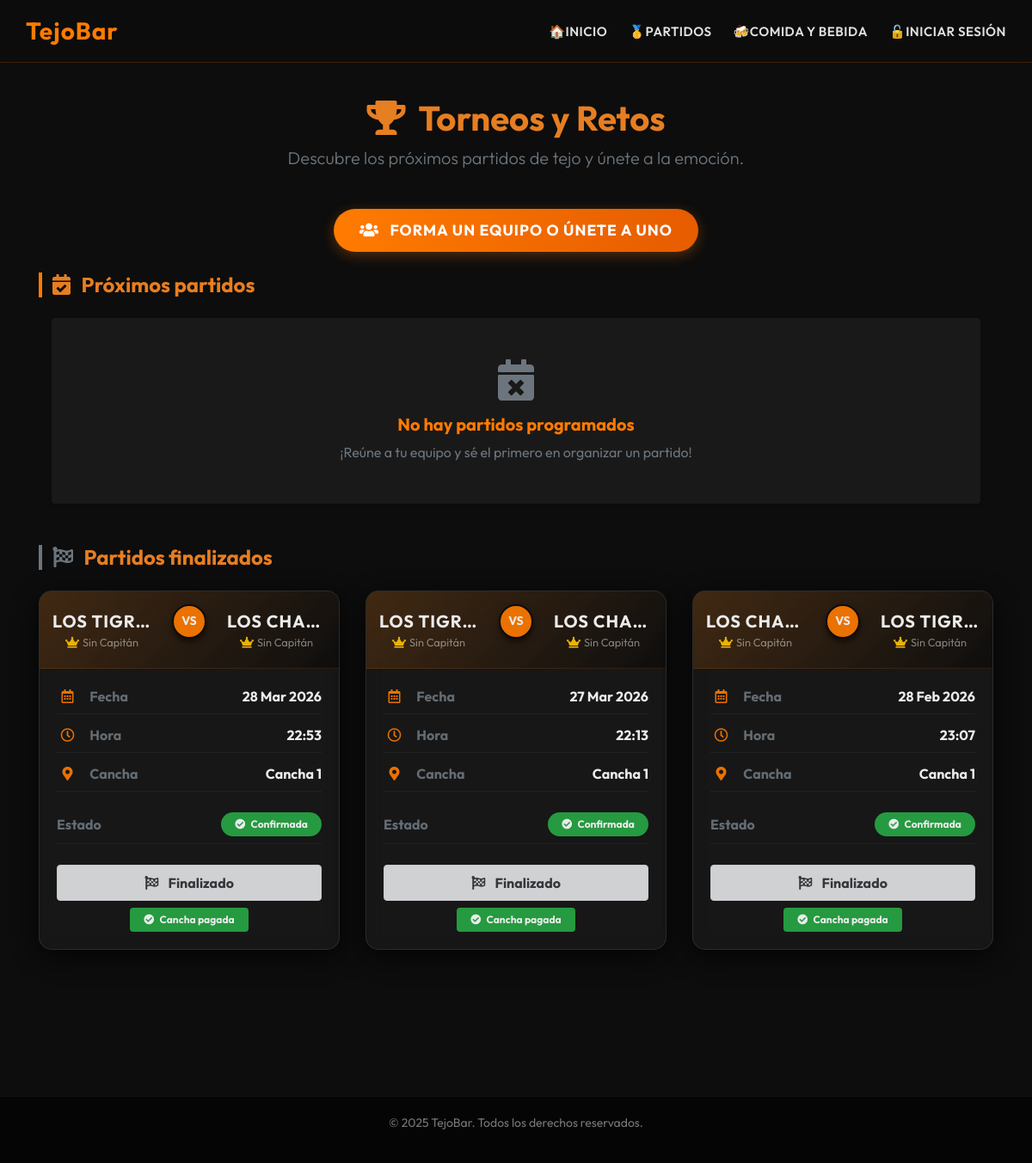
The app's page /partidos/ with its own data.
### tejobar_app/models.py (models this page shows, shortened)
class Partido(models.Model):
    ESTADO_PENDIENTE = "Pendiente"
    ESTADO_CONFIRMADA = "Confirmada"
    ESTADO_CANCELADA = "Cancelada"
    ESTADO_CHOICES = [
        (ESTADO_PENDIENTE, "Pendiente"),
        (ESTADO_CONFIRMADA, "Confirmada"),
        (ESTADO_CANCELADA, "Cancelada"),
    ]
    fecha = models.DateField()
    hora = models.CharField(max_length=20)
    equipo1 = models.ForeignKey(
        Equipo,
        on_delete=models.CASCADE,
        related_name="partidos_como_equipo1",
        null=True,  # Allow null temporarily for existing rows
    )
    equipo2 = models.ForeignKey(
        Equipo,
        on_delete=models.CASCADE,
        related_name="partidos_como_equipo2",
        null=True,
    )
    cancha = models.ForeignKey(Cancha, on_delete=models.CASCADE, related_name="partidos")
    estado = models.CharField(
        max_length=20, choices=ESTADO_CHOICES, default=ESTADO_PENDIENTE
    )
    hora_reserva_fin = models.CharField(max_length=20, blank=True, null=True) # User-input reservation end time
    hora_inicio = models.DateTimeField(blank=True, null=True)
    hora_fin = models.DateTimeField(blank=True, null=True)
    pago_cancha = models.BooleanField(default=False)
    @property
    def esta_finalizado(self) -> bool:
        return self.hora_fin is not None
    @property
    def clave_orden_fecha_hora(self) -> tuple:
        return (self.fecha, (self.hora or "00:00").strip().zfill(5)[:5])
    @classmethod
    def ordenar_por_fecha_hora(cls, partidos, descendente: bool = False):
        return sorted(partidos, key=lambda p: p.clave_orden_fecha_hora, reverse=descendente)

class Equipo(models.Model):
    nombre_equipo = models.CharField(max_length=100, unique=True)
    @property
    def capitan_nombre(self) -> str:
        cap = self.equipo_jugadores.filter(es_capitan=True).first()
        if cap:
            return cap.get_nombre()
        return "Sin Capitán"

class Cancha(models.Model):
    estado = models.BooleanField(default=True, null=True)
    disponibilidad = models.CharField(
        max_length=50,
        unique=True,
        validators=[
            MinLengthValidator(
                2,
                message="El nombre de la cancha debe tener al menos 2 caracteres.",
            ),
            MaxLengthValidator(
                50,
                message="El nombre de la cancha no puede superar los 50 caracteres.",
            ),
        ],
    )
    precio_por_hora = models.FloatField(default=8000.0)

### tejobar_app/views.py (the view)
# urls.py: path("partidos/", views.partido_list, name="partidos_index"),
def partido_list(request: HttpRequest) -> HttpResponse:
    partidos_proximos, partidos_finalizados = _partidos_publicos_separados()
    mi_equipo_id = None
    if request.user.is_authenticated:
        persona = getattr(request.user, "persona", None)
        if persona:
            mi_equipo_rel = JugadorEquipo.objects.filter(jugador__persona=persona).first()
            mi_equipo_id = mi_equipo_rel.equipo_id if mi_equipo_rel else None
    return render(
        request,
        "partidos/index.html",
        {
            "partidos_proximos": partidos_proximos,
            "partidos_finalizados": partidos_finalizados,
            "mi_equipo_id": mi_equipo_id,
        },
    )

### tejobar_app/views.py (called while the page is built, shortened)
def _partido_es_proximo_o_en_curso(partido: Partido) -> bool:
    if partido.esta_finalizado:
        return False

def _partidos_publicos_separados():
    base = list(
        Partido.objects.select_related("equipo1", "equipo2", "cancha")
        .exclude(estado=Partido.ESTADO_CANCELADA)
    )
    proximos = [p for p in base if _partido_es_proximo_o_en_curso(p)]
    finalizados = [p for p in base if p.esta_finalizado]
    return (
        Partido.ordenar_por_fecha_hora(proximos, descendente=False),
        Partido.ordenar_por_fecha_hora(finalizados, descendente=True),
    )

### templates/partidos/index.html (shortened to what this page needs)
{% extends "layouts/public.html" %}
{% load static %}
{% block content %}
<div class="row mb-4 mt-3">
    <div class="col-12 text-center">
        <h1 class="font-weight-bold" style="color: #e67e22;">
            <i class="fas fa-trophy mr-2"></i> Torneos y Retos
        </h1>
        <p class="text-muted lead mb-4">Descubre los próximos partidos de tejo y únete a la emoción.</p>
        <a href="{% url 'tejobar_app:equipos_index' %}" class="boton" style="font-size: 1.1rem;">
            <i class="fas fa-users mr-2"></i> Forma un Equipo o Únete a uno
        </a>
    </div>
</div>
<section class="mb-5">
    <div class="d-flex align-items-center justify-content-between mb-3 flex-wrap">
        <h2 class="h4 font-weight-bold mb-0 seccion-partidos-titulo">
            <i class="fas fa-calendar-check mr-2"></i> Próximos partidos
        </h2>
    </div>
    {% if partidos_proximos %}
    <div class="row partidos-proximos-scroll mx-0">
        {% for partido in partidos_proximos %}
        <div class="partido-slide mb-4 pr-3">
            {% include "partidos/_tarjeta_partido.html" with partido=partido %}
        </div>
        {% endfor %}
    </div>
    {% else %}
    <div class="col-12 text-center my-4">
        <div class="alert border-0 shadow-sm py-5" style="background: rgba(255,255,255,0.05);" role="alert">
            <i class="fas fa-calendar-times fa-3x text-muted mb-3"></i>
            <h3 class="font-weight-bold h5" style="color:#ff7b00;">No hay partidos programados</h3>
            <p class="text-muted mb-0">¡Reúne a tu equipo y sé el primero en organizar un partido!</p>
        </div>
    </div>
    {% endif %}
</section>
<section class="mb-5">
    <h2 class="h4 font-weight-bold mb-4 seccion-partidos-titulo" style="border-left-color: #6c757d;">
        <i class="fas fa-flag-checkered mr-2 text-secondary"></i> Partidos finalizados
    </h2>
    {% if partidos_finalizados %}
    <div class="row">
        {% for partido in partidos_finalizados %}
        <div class="col-12 col-md-6 col-lg-4 mb-4">
            {% include "partidos/_tarjeta_partido.html" with partido=partido %}
        </div>
        {% endfor %}
    </div>
    {% else %}
    <div class="text-center py-4">
        <p class="text-muted mb-0"><i class="fas fa-info-circle mr-1"></i> Aún no hay partidos finalizados.</p>
    </div>
    {% endif %}
</section>
{% endblock %}

### templates/partidos/_tarjeta_partido.html
<div class="card h-100 match-card {% if partido.esta_finalizado %}match-card--finalizado{% endif %}">
    <div class="match-header">
        <div class="row align-items-center">
            <div class="col-5">
                <div class="team-name text-truncate" title="{{ partido.equipo1.nombre_equipo|default:'Por definir' }}">
                    {{ partido.equipo1.nombre_equipo|default:"--" }}
                </div>
                {% if partido.equipo1 %}
                <div class="small text-white-50 text-truncate"><i class="fas fa-crown text-warning mr-1"></i>{{ partido.equipo1.capitan_nombre }}</div>
                {% endif %}
            </div>
            <div class="col-2 px-0">
                <div class="vs-badge">VS</div>
            </div>
            <div class="col-5">
                <div class="team-name text-truncate" title="{{ partido.equipo2.nombre_equipo|default:'Por definir' }}">
                    {{ partido.equipo2.nombre_equipo|default:"--" }}
                </div>
                {% if partido.equipo2 %}
                <div class="small text-white-50 text-truncate"><i class="fas fa-crown text-warning mr-1"></i>{{ partido.equipo2.capitan_nombre }}</div>
                {% endif %}
            </div>
        </div>
    </div>
    <div class="match-body flex-grow-1">
        <div class="info-row">
            <div class="text-secondary"><i class="far fa-calendar-alt info-icon"></i> <strong>Fecha</strong></div>
            <div class="font-weight-bold text-white">{{ partido.fecha|date:"d M Y" }}</div>
        </div>
        <div class="info-row">
            <div class="text-secondary"><i class="far fa-clock info-icon"></i> <strong>Hora</strong></div>
            <div class="font-weight-bold text-white">{{ partido.hora }}</div>
        </div>
        <div class="info-row">
            <div class="text-secondary"><i class="fas fa-map-marker-alt info-icon"></i> <strong>Cancha</strong></div>
            <div class="font-weight-bold text-white text-truncate ml-3" style="max-width: 150px;">
                {% if user.is_authenticated and partido.esta_finalizado and not partido.pago_cancha and partido.total_cancha %}
                    {% if mi_equipo_id == partido.equipo1_id or mi_equipo_id == partido.equipo2_id %}
                        <button type="button" class="btn btn-link p-0 text-white font-weight-bold text-truncate"
                            style="max-width: 150px;"
                            data-toggle="modal" data-target="#pagoCanchaModal{{ partido.pk }}"
                            title="Pagar cancha — ${{ partido.total_cancha|floatformat:0 }}">
                            {{ partido.cancha.disponibilidad|default:partido.cancha|default:"--" }}
                            <i class="fas fa-wallet text-warning ml-1"></i>
                        </button>
                    {% else %}
                        <span title="{{ partido.cancha.disponibilidad|default:partido.cancha|default:'--' }}">
                            {{ partido.cancha.disponibilidad|default:partido.cancha|default:"--" }}
                        </span>
                    {% endif %}
                {% else %}
                    <span title="{{ partido.cancha.disponibilidad|default:partido.cancha|default:'--' }}">
                        {{ partido.cancha.disponibilidad|default:partido.cancha|default:"--" }}
                    </span>
                {% endif %}
            </div>
        </div>
        <div class="info-row mt-3 pt-2">
            <div class="text-secondary"><strong>Estado</strong></div>
            <div>
                {% if partido.estado == 'Pendiente' %}
                    <span class="badge badge-warning text-dark px-3 py-2 rounded-pill shadow-sm"><i class="fas fa-hourglass-half mr-1"></i> {{ partido.estado }}</span>
                {% elif partido.estado == 'Confirmada' %}
                    <span class="badge badge-success px-3 py-2 rounded-pill shadow-sm"><i class="fas fa-check-circle mr-1"></i> {{ partido.estado }}</span>
                {% elif partido.estado == 'Cancelada' %}
                    <span class="badge badge-danger px-3 py-2 rounded-pill shadow-sm"><i class="fas fa-times-circle mr-1"></i> {{ partido.estado }}</span>
                {% else %}
                    <span class="badge badge-secondary px-3 py-2 rounded-pill shadow-sm">{{ partido.estado }}</span>
                {% endif %}
            </div>
        </div>
        {% if partido.hora_inicio %}
            <div class="text-center mt-4">
                {% if not partido.esta_finalizado %}
                    <div class="alert alert-primary py-2 mb-0 shadow-sm" role="alert">
                        <i class="fas fa-play-circle fa-pulse mr-2"></i> <strong>¡En curso!</strong>
                    </div>
                {% else %}
                    <div class="alert alert-secondary py-2 mb-2 shadow-sm" role="alert">
                        <i class="fas fa-flag-checkered mr-2"></i> <strong>Finalizado</strong>
                    </div>
                    {% if user.is_authenticated and not partido.pago_cancha and partido.total_cancha %}
                        {% if mi_equipo_id == partido.equipo1_id or mi_equipo_id == partido.equipo2_id %}
                            <p class="small text-muted mb-2">
                                Cancha: <strong class="text-warning">${{ partido.total_cancha|floatformat:0 }}</strong>
                                ({{ partido.horas_jugadas }} h)
                            </p>
                            <button type="button" class="btn btn-warning btn-block font-weight-bold shadow-sm"
                                data-toggle="modal" data-target="#pagoCanchaModal{{ partido.pk }}">
                                <i class="fas fa-hand-holding-usd mr-2"></i> Pagar Cancha
                            </button>
                        {% elif not mi_equipo_id %}
                            <p class="small text-muted mb-0">Únete a un equipo para pagar la cancha.</p>
                        {% endif %}
                    {% elif partido.pago_cancha %}
                        <span class="badge badge-success px-3 py-2"><i class="fas fa-check-circle mr-1"></i> Cancha pagada</span>
                    {% endif %}
                {% endif %}
            </div>
        {% endif %}
    </div>
</div>

### static/css/productos.css (style rules this page uses)
body { margin: 0; font-family: 'Segoe UI', sans-serif; background-color: #141414; color: #ffffff; transition: 1.5s; }

### static/css/newstyle.css (style rules this page uses)
body { margin: 0; font-family: 'Outfit', 'Segoe UI', sans-serif; background-color: #0d0d0d; color: #e0e0e0; transition: background-color 0.5s, color 0.5s; display: flex; flex-direction: column; min-height: 100vh; }
header, nav a, .hero, .section, .card, footer { transition: all 0.4s ease; }
.card { display: flex; position: relative; overflow: hidden; background: rgba(255, 255, 255, 0.05) !important; backdrop-filter: blur(10px) !important; -webkit-backdrop-filter: blur(10px) !important; border: 1px solid rgba(255, 255, 255, 0.1) !important; border-radius: 16px; box-shadow: 0 8px 32px rgba(0, 0, 0, 0.8) !important; text-decoration: none !important; color: #fff !important; height: 250px; transition: transform 0.4s cubic-bezier(0.175, 0.885, 0.32, 1.275), box-shadow 0.4s ease; }
.boton { display: inline-block; margin-top: 20px; padding: 12px 30px; background: linear-gradient(90deg, #ff7b00 0%, #e65c00 100%); color: #fff !important; font-weight: 700; font-size: 16px; border-radius: 30px; text-decoration: none; text-transform: uppercase; letter-spacing: 1px; transition: all 0.3s ease; box-shadow: 0 4px 15px rgba(255, 123, 0, 0.3); border: none; cursor: pointer; }

### templates/partidos/index.html (style rules this page uses)
.match-card { transition: transform 0.3s ease, box-shadow 0.3s ease; border-radius: 15px; overflow: hidden; border: none; display: flex; flex-direction: column !important; }
.match-card--finalizado { opacity: 0.92; }
.match-header { background: linear-gradient(135deg, rgba(255,123,0,0.2) 0%, rgba(13,13,13,0.8) 100%); border-bottom: 1px solid rgba(255,123,0,0.1); color: white; text-align: center; padding: 20px 15px; position: relative; }
.vs-badge { background-color: #ff7b00; color: white; border-radius: 50%; width: 40px; height: 40px; display: flex; align-items: center; justify-content: center; font-weight: bold; font-size: 14px; margin: -10px auto 10px auto; box-shadow: 0 4px 6px rgba(0,0,0,0.5); border: 2px solid #0d0d0d; }
.team-name { font-size: 1.25rem; font-weight: 700; text-transform: uppercase; letter-spacing: 1px; }
.match-body { background-color: transparent; padding: 20px; }
.info-row { display: flex; justify-content: space-between; margin-bottom: 12px; align-items: center; border-bottom: 1px solid rgba(255,255,255,0.05); padding-bottom: 8px; }
.info-icon { color: #ff7b00; width: 25px; text-align: center; margin-right: 10px; }
.seccion-partidos-titulo { color: #e67e22; border-left: 4px solid #ff7b00; padding-left: 12px; }

### records on screen
Partido: equipo1.nombre_equipo "LOS TIGR…", equipo1.capitan_nombre "Sin Capitán", equipo2.nombre_equipo "LOS CHA…", equipo2.capitan_nombre "Sin Capitán", fecha "28 Mar 2026", hora "22:53", cancha.disponibilidad "Cancha 1", estado "Confirmada", shows "Finalizado", pago_cancha True (drawn)
Partido: equipo1.nombre_equipo "LOS TIGR…", equipo1.capitan_nombre "Sin Capitán", equipo2.nombre_equipo "LOS CHA…", equipo2.capitan_nombre "Sin Capitán", fecha "27 Mar 2026", hora "22:13", cancha.disponibilidad "Cancha 1", estado "Confirmada", shows "Finalizado", pago_cancha True (drawn)
Partido: equipo1.nombre_equipo "LOS CHA…", equipo1.capitan_nombre "Sin Capitán", equipo2.nombre_equipo "LOS TIGR…", equipo2.capitan_nombre "Sin Capitán", fecha "28 Feb 2026", hora "23:07", cancha.disponibilidad "Cancha 1", estado "Confirmada", shows "Finalizado", pago_cancha True (drawn)
